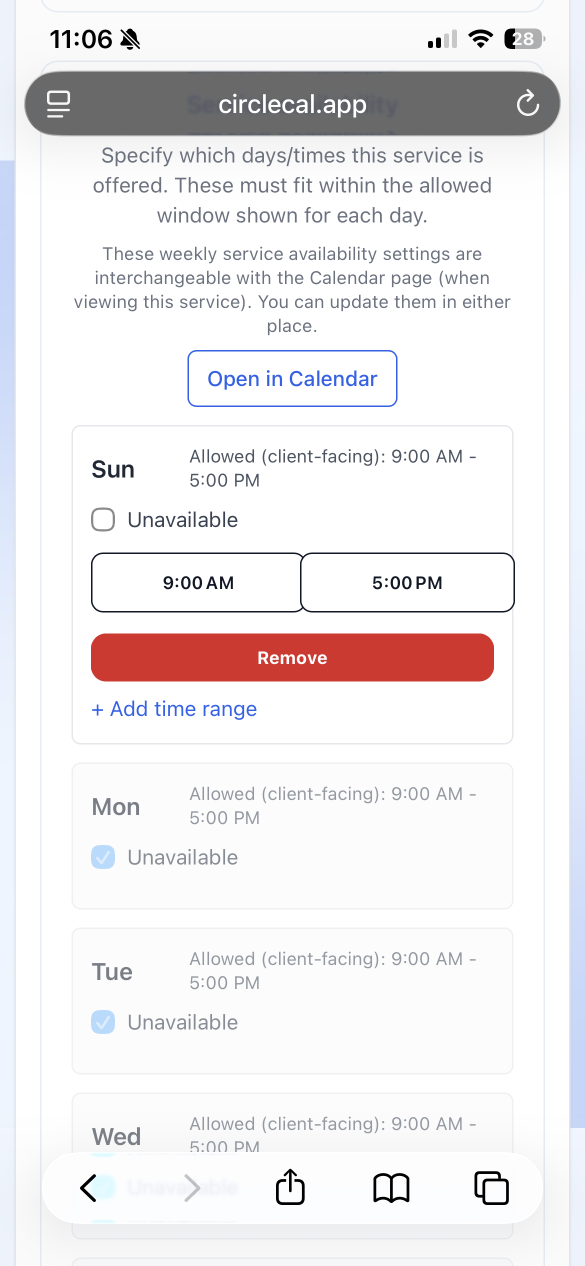
#> input picture circlecalproject/IMG_2549.PNG, 1170 x 2532 px (shown at 1/2 size)
$ python make_contact_sheet.py --in .. --out out.png
#> lines starting #> are read from the running program, lines starting #| are printed output that depends on the picture
"""Create a labeled contact sheet image from a folder of screenshots.

Windows-friendly helper for quickly reviewing many screenshots at once.
"""

from __future__ import annotations

import argparse
from pathlib import Path

from PIL import Image, ImageDraw, ImageFont


def _iter_images(input_dir: Path) -> list[Path]:
    exts = {".png", ".jpg", ".jpeg", ".webp"}
    return sorted([p for p in input_dir.iterdir() if p.is_file() and p.suffix.lower() in exts])


def main() -> int:
    parser = argparse.ArgumentParser(description="Make a labeled contact sheet for screenshots")
    parser.add_argument("--in", dest="input_dir", required=True, help="Input folder containing screenshots")
    parser.add_argument("--out", dest="out_path", required=True, help="Output PNG path")
    parser.add_argument("--cols", type=int, default=4, help="Columns in the grid")
    parser.add_argument("--thumb-w", type=int, default=360, help="Thumbnail width")
    parser.add_argument("--thumb-h", type=int, default=780, help="Thumbnail height")
    args = parser.parse_args()

    input_dir = Path(args.input_dir)
    out_path = Path(args.out_path)

    files = _iter_images(input_dir)
    if not files:
        raise SystemExit(f"No images found in: {input_dir}")

    cols = max(1, int(args.cols))
    thumb_w = max(50, int(args.thumb_w))
    thumb_h = max(50, int(args.thumb_h))

    rows = (len(files) + cols - 1) // cols
    pad = 20
    label_h = 60

    sheet_w = pad + cols * (thumb_w + pad)
    sheet_h = pad + rows * (thumb_h + label_h + pad)

    sheet = Image.new("RGB", (sheet_w, sheet_h), (255, 255, 255))
#> sheet: PIL image 1540x880 RGB; every value is 255
    draw = ImageDraw.Draw(sheet)

    try:
        font = ImageFont.truetype("arial.ttf", 18)
    except Exception:
        font = ImageFont.load_default()

    for i, p in enumerate(files, start=1):
        r = (i - 1) // cols
        c = (i - 1) % cols
        x0 = pad + c * (thumb_w + pad)
        y0 = pad + r * (thumb_h + label_h + pad)

        with Image.open(p) as im:
#> im is the input picture: PIL image 1170x2532 RGB; mean R, G, B 238.1, 235.3, 236.9
            im = im.convert("RGB")
            im.thumbnail((thumb_w, thumb_h))
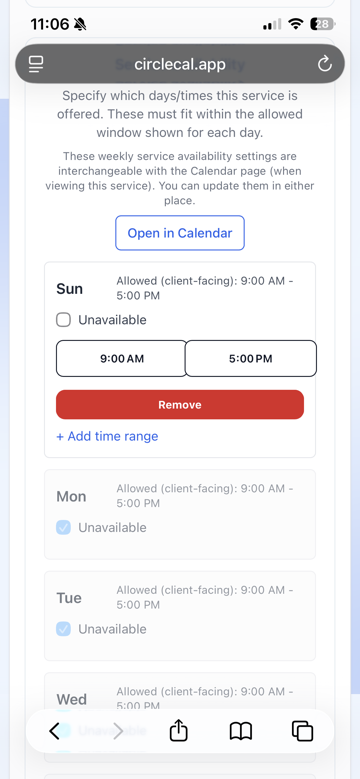
#> im: PIL image 360x779 RGB; mean R, G, B 237.9, 235.1, 236.7
            tx = x0 + (thumb_w - im.size[0]) // 2
#> tx = 20
            ty = y0 + (thumb_h - im.size[1]) // 2
#> ty = 20
            sheet.paste(im, (tx, ty))
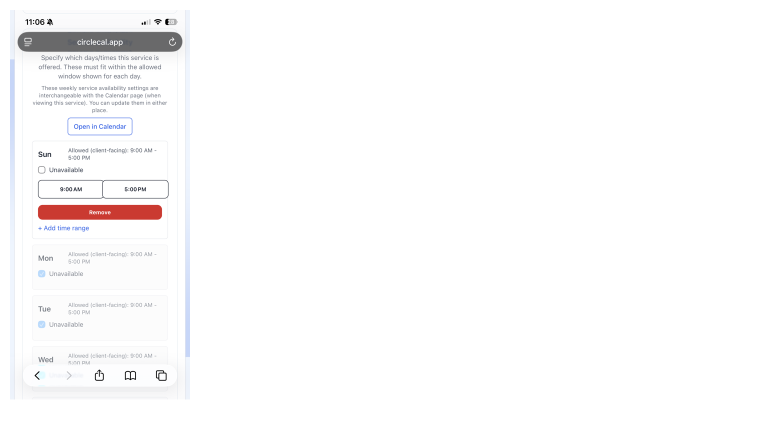
#> sheet: PIL image 1540x880 RGB (shown at 1/2 size); mean R, G, B 251.5, 250.9, 251.2

        label = f"{i:02d} {p.name}"
        draw.text((x0, y0 + thumb_h + 10), label, fill=(0, 0, 0), font=font)

    out_path.parent.mkdir(parents=True, exist_ok=True)
    sheet.save(out_path, format="PNG", optimize=True)
    print(f"Wrote {out_path}")
    return 0


if __name__ == "__main__":
    raise SystemExit(main())
#> (the program exits here)
